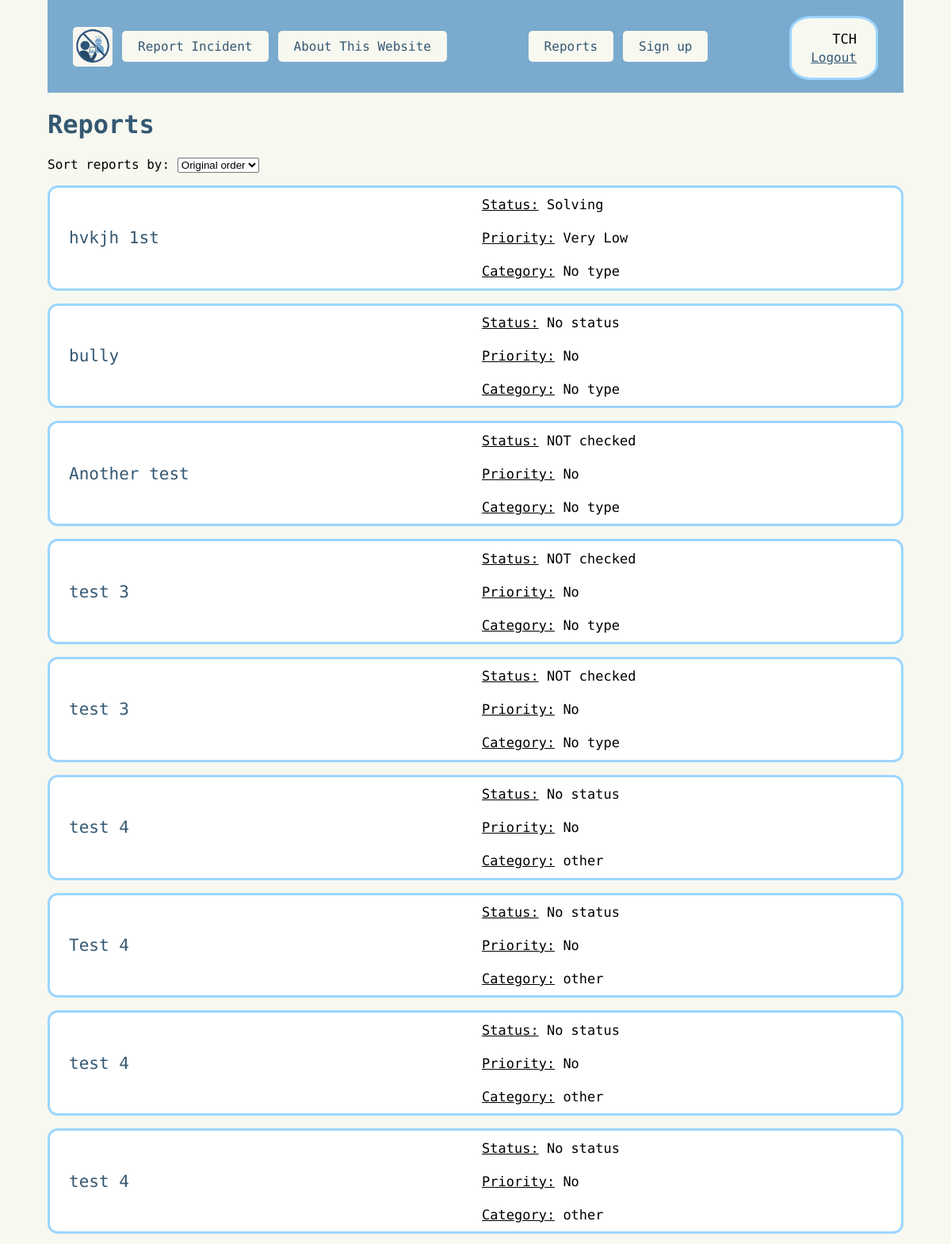
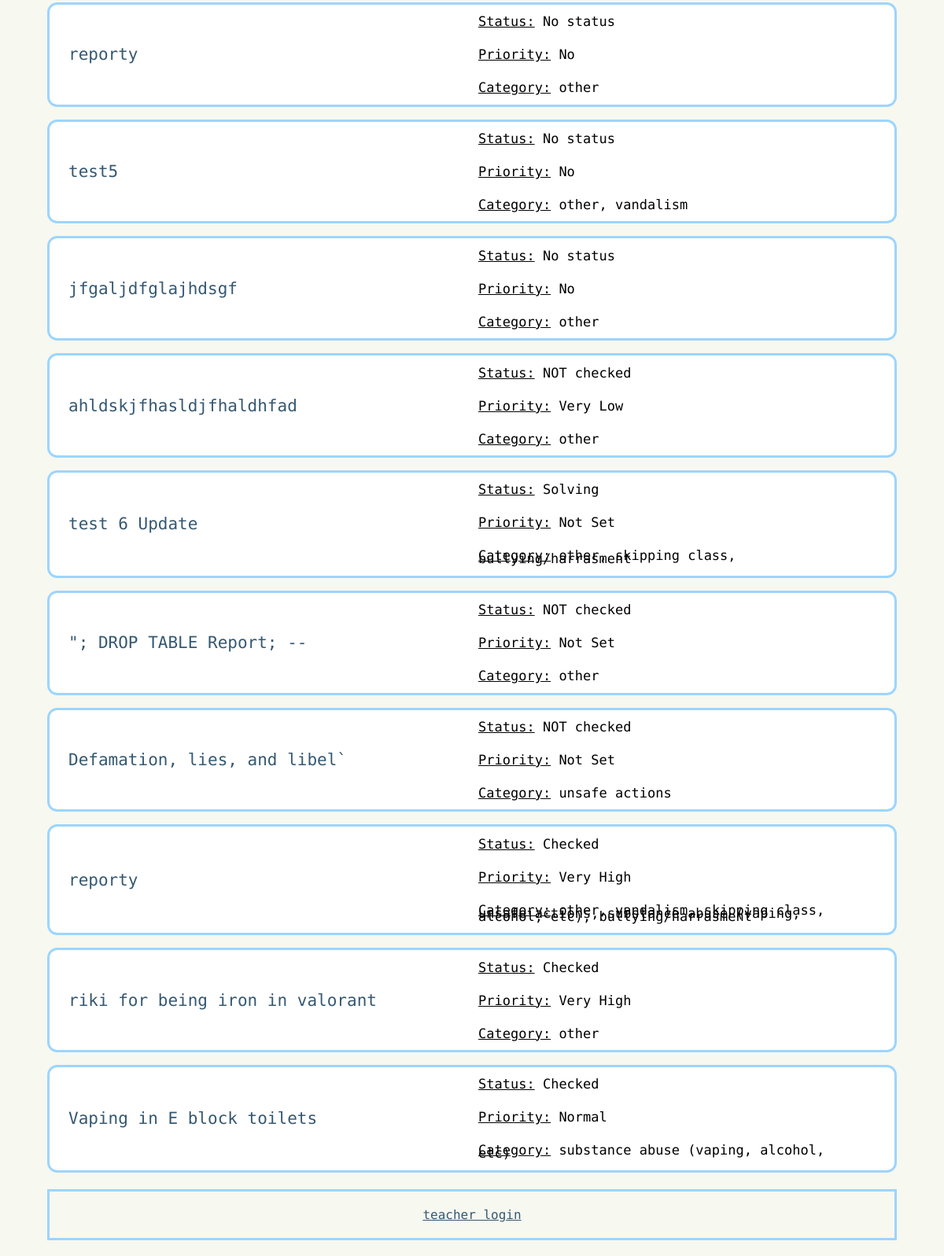
The page /view (signed in) on the database its author committed (2 pictures, top to bottom).
### routes.py (models this page shows, shortened)
class User(UserMixin, db.Model):
    __tablename__ = "User"
    user_id = db.Column(db.Integer, primary_key=True)
    user_name = db.Column(db.String, nullable=False, unique=True)
    password = db.Column(db.String, nullable=False )
    teacher_code = db.Column(db.String, nullable=False, unique=True)

class Reports(db.Model):
    __tablename__ = "Reports"
    report_id = db.Column(db.Integer, primary_key=True)
    report_title = db.Column(db.String, nullable=False)
    report_detail = db.Column(db.String, nullable=False)
    report_time = db.Column(db.String, nullable=False)
    status_id = db.Column(db.Integer, db.ForeignKey("Status.status_id"), nullable=True)
    status = db.relationship("Status", backref="reports")
    priority_id = db.Column(db.Integer, db.ForeignKey("Priority.priority_id"), nullable=True)
    priority = db.relationship("Priority", backref="reports")
    types = db.relationship("Type", secondary=Report_Type, backref="reports")

class Status(db.Model):
    __tablename__ = "Status"
    status_id = db.Column(db.Integer, primary_key=True)
    status = db.Column(db.String, nullable=False)

class Priority(db.Model):
    __tablename__ = "Priority"
    priority_id = db.Column(db.Integer, primary_key=True)
    priority = db.Column(db.String, nullable=False)

class Type(db.Model):
    __tablename__ = "Type"
    type_id = db.Column(db.Integer, primary_key=True)
    type = db.Column(db.String, nullable=False)

### routes.py (the view)
@app.route("/view", methods=["GET"])
@login_required
def view():
    sort = request.args.get("sort", "original")
    if sort == "status":
        reports = Reports.query.join(Status).order_by(Status.status.asc()).all()
    elif sort == "type":
        reports = Reports.query.join(Reports.types).order_by(Type.type.asc()).all()
    elif sort == "priority":
        reports = Reports.query.join(Priority).order_by(Priority.priority.asc()).all()
    else:
        reports = Reports.query.order_by(Reports.report_id.asc()).all()
    status = Status.query.all()
    types = Type.query.all()
    priority = Priority.query.all()
    return render_template(
        "view.html", reports=reports, status=status, types=types, sort=sort, priority=priority
    )

### routes.py (called while the page is built)
@login_manager.user_loader
def load_user(user_id):
    return User.query.get(user_id)

### templates/view.html (shortened to what this page needs)
{% extends "layout.html" %}
{% block content %}
<div class="block">
    <h1>Reports</h1>
    <div class="sorting">
        <form method="get" action="/view" id="sortForm">
            <label for="sort">Sort reports by:</label>
            <select id="sort" name="sort" onchange="this.form.submit()">
                <option value="original" {% if sort == 'original' %}selected{% endif %}>Original order</option>
            </select>
        </form>
    </div>
    {% for report in reports %}
        <div class="reports">
            <a href="http://127.0.0.1:5000/edit/{{ report.report_id }}" class="report_name">{{ report.report_title }}</a>
            <div class="right_info">
                <p>
                <u>Status:</u>
                {% if report.status %}
                    {{ report.status.status }}
                {% else %}
                    No status
                {% endif %}
                </p>
                <br>
                <p>
                <u>Priority:</u>
                {% if report.priority %}
                    {{ report.priority.priority }}
                {% else %}
                    No
                {% endif %}
                </p>
                <br>
                <p>
                <u>Category:</u>
                {% if report.types %}
                    {% for t in report.types %}
                        {{ t.type }}{% if not loop.last %}, {% endif %}
                    {% endfor %}
                {% else %}
                    No type
                {% endif %}
                </p>
            </div>
        </div>
    {% endfor %}
</div>
{% endblock %}

### templates/header.html
<nav>
    <div class="nav-left">
        <a href="http://127.0.0.1:5000/" class="link"><img class="logo" src="/static/images/Logo.png" alt="Logo" ></a>
        <a href="http://127.0.0.1:5000/" class="h_link">Report Incident</a>
        <a href="http://127.0.0.1:5000/about" class="h_link">About This Website</a>
    </div>
    {% if current_user.is_authenticated %}
        <div class="nav-right">
            <a href="http://127.0.0.1:5000/view" class="h_link">Reports</a>
            <a href="http://127.0.0.1:5000/signup" class="h_link">Sign up</a>
        </div>
        <div class="user_info">
            <p>{{ current_user.teacher_code }}</p>
            <a href="{{ url_for('logout') }}">Logout</a>
        </div>
    {% endif %}
</nav>

### static/style.css (style rules this page uses)
html, body { font-family: "Victor Mono", monospace; margin-top: 0px; margin-bottom: 0px; }
h1 { color: #355872; }
a { color: #355872; }
p { font-size: 17px; }
.report_name { color: #355872; text-decoration: none; font-size: 21px; }
.logo { width: auto; height: 50px; vertical-align: middle; border-radius: 5px; }
header nav { display: flex; align-items: center; justify-content: space-between; gap: 1rem; flex-wrap: wrap; }
.nav-right { display: flex; align-items: center; gap: 0.75rem; flex-wrap: wrap; }
.nav-left { display: flex; align-items: center; gap: 0.75rem; flex-wrap: wrap; }
.h_link { background-color: #F7F8F0; padding: 10px 20px; border-radius: 5px; text-decoration: none; color: #355872; }
.user_info { display: flex; flex-direction: column; align-items: flex-end; gap: 0.25rem; margin-top: 0.25rem; border: 3px solid #9CD5FF; padding: 1rem 1.5rem; background-color: #F7F8F0; border-radius: 25%; }
.user_info p { margin: 0; }
body { background-color: #F7F8F0; margin-left: 5%; margin-right: 5%; }
.reports { display: grid; grid-template-columns: 1fr 1fr; align-items: center; gap: 1rem; border: 3px solid #9CD5FF; background-color: white; border-radius: 0.8rem; margin-bottom: 1rem; padding: 0.15rem 1.5rem; overflow-wrap: break-word; }
.right_info { margin-right: 1rem; line-height: 0.25rem; }
.sorting { margin-bottom: 1rem; }

### rows shown on the page
User: teacher_code "TCH"
Reports: report_title "hvkjh 1st", status.status "Solving", priority.priority "Very Low", shows "No type"
Reports: report_title "bully", shows "No status", shows "No type"
Reports: report_title "Another test", status.status "NOT checked", shows "No", shows "No type"
Reports: report_title "test 3", status.status "NOT checked", shows "No", shows "No type"
Reports: report_title "test 3", status.status "NOT checked", shows "No", shows "No type"
Reports: report_title "test 4", shows "No status"
Type: type "other"
Reports: report_title "Test 4", shows "No status"
Reports: report_title "test 4", shows "No status"
Reports: report_title "test 4", shows "No status"
Reports: report_title "reporty", shows "No status"
Reports: report_title "test5", shows "No status"
Type: type "vandalism"
Reports: report_title "jfgaljdfglajhdsgf", shows "No status"
Reports: report_title "ahldskjfhasldjfhaldhfad", status.status "NOT checked", priority.priority "Very Low"
Reports: report_title "test 6 Update", status.status "Solving", priority.priority "Not Set"
Type: type "skipping class"
Type: type "bullying/harrasment"
Reports: report_title "\"; DROP TABLE Report; --", status.status "NOT checked", priority.priority "Not Set"
Reports: report_title "Defamation, lies, and libel`", status.status "NOT checked", priority.priority "Not Set"
Type: type "unsafe actions"
Reports: report_title "reporty", status.status "Checked", priority.priority "Very High"
Type: type "substance abuse (vaping, alcohol, etc)"
Reports: report_title "riki for being iron in valorant", status.status "Checked", priority.priority "Very High"
Reports: report_title "Vaping in E block toilets", status.status "Checked", priority.priority "Normal"
